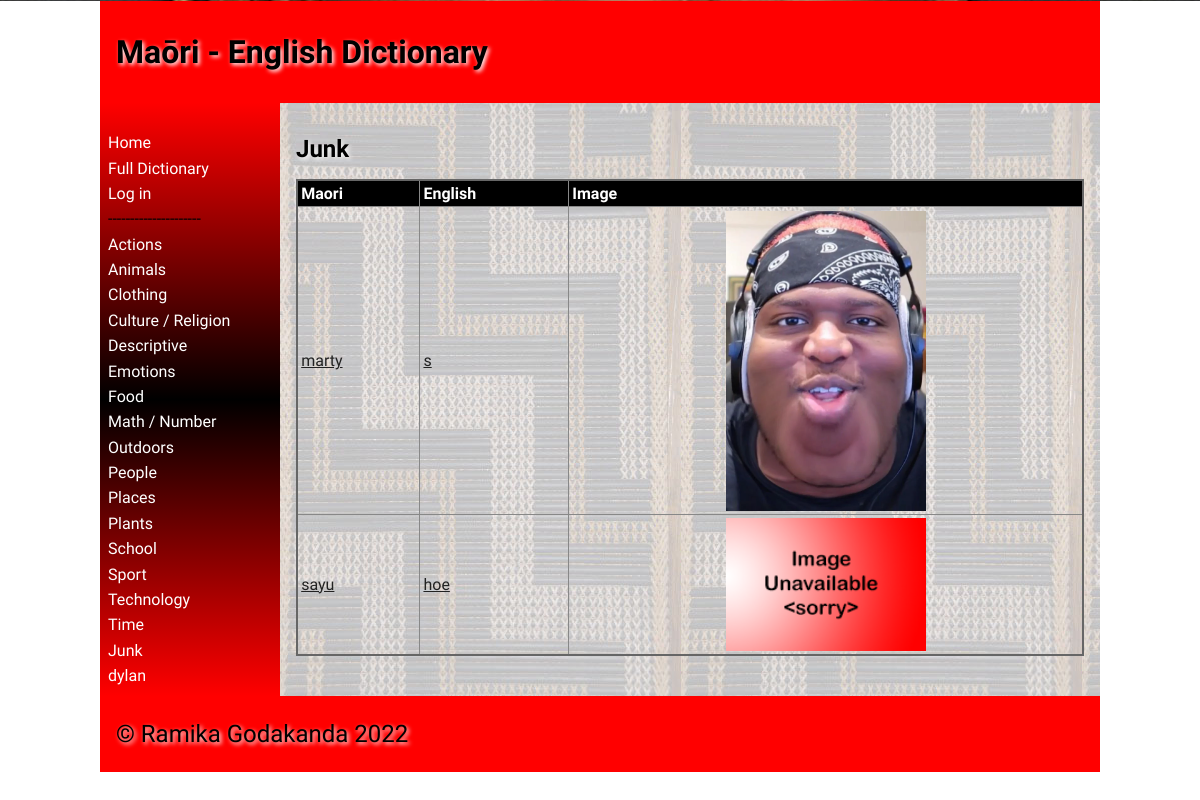
Page /category/21 on the earlier database version.
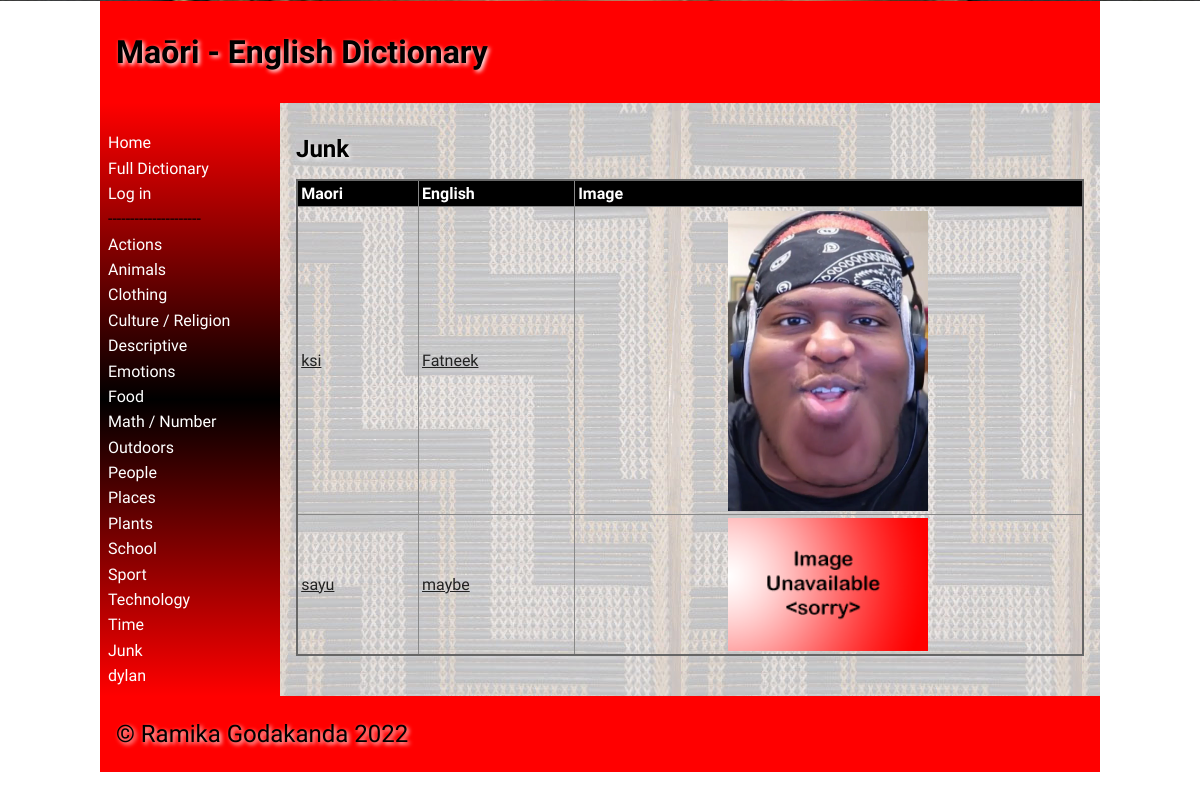
Same page on the later database version.
### tables this page shows
CREATE TABLE "categories" (
	id integer PRIMARY KEY AUTOINCREMENT,
	category_names varchar
, user_created boolean);

CREATE TABLE "words"
(
	id integer
		primary key autoincrement,
	user_id integer not null
		constraint words_user_details_id_fk
			references user_details,
	category_id integer,
	maori varchar,
	english varchar,
	definition varchar,
	level integer,
	timestamp datetime,
	image varchar
);

### app.py (the view)
@app.route('/category/<cat_id>')
def render_category(cat_id):
    con = create_connection(DB_NAME)
    cur = con.cursor()
    query = "SELECT id, category_names, user_created FROM categories WHERE id = ?"
    cur.execute(query, (cat_id,))
    fetched_categories = cur.fetchall()
    cur = con.cursor()
    query = "SELECT * FROM words WHERE category_id = ?"
    cur.execute(query, (cat_id,))
    fetched_words = cur.fetchall()
    con.close()
    return render_template('category.html', logged_in=is_logged_in(), category_list=category_list(),
                           category_data=fetched_categories, category_words=fetched_words,
                           teacher_perms=is_teacher())

### app.py (called while the page is built)
def create_connection(db_file):
    try:
        connection = sqlite3.connect(db_file)
        connection.execute('pragma foreign_keys=ON')
        return connection
    except Error as e:
        print(e)
    return None

def is_logged_in():
    if session.get("email") is None:
        print("Not logged in")
        return False
    else:
        print("Logged in")
        return True

def is_teacher():
    if not is_logged_in() or (session.get("teacher") is (None or 0)):
        print("Not teacher logged in")
        return False
    else:
        print("Teacher logged in")
        return True

def category_list():
    con = create_connection(DB_NAME)
    cur = con.cursor()
    query = "SELECT * FROM categories"
    cur.execute(query)
    queried_categories = cur.fetchall()
    con.close()
    return queried_categories

### templates/category.html (shortened to what this page needs)
{% extends 'base.html' %}
{% block main %}
<table class="table">
    <h2>{{ category_data[0][1] }}
    </h2>
    <thead>
        <tr>
            <th>Maori</th>
            <th>English</th>
            <th>Image</th>
        </tr>
    </thead>
    <tbody>
    {% for category_word in category_words %}
    <tr>
        <td><a href="/word/{{ category_word [0] }}">{{ category_word[3] }}</a></td>
        <td><a href="/word/{{ category_word [0] }}">{{ category_word[4] }}</a></td>
        <td><img src="/static/images/{{ category_word [8] }}"></td>
    </tr>
    {% endfor %}
    </tbody>
</table>
{% endblock %}

### templates/base.html (shortened to what this page needs)
<!doctype html>
<html lang="en">
<head>
    <link href="{{ url_for('static', filename='css/style.css') }}" rel="stylesheet">
</head>
<body>
<div id="container">
    <header>
        <h1>Maōri - English Dictionary</h1>
    </header>
    <nav>
        <ul>
            <li><a href="\">Home</a></li>
            <li><a href="/full_dictionary">Full Dictionary</a></li>
            {% if logged_in %}
                {% if teacher_perms %}
                    <li><a href="/add_category">Add Category</a></li>
                    <li><a href="/add_word">Add Word</a></li>
                {% endif %}
                <a href="/logout">Log out</a>
            {% else %}
                <li><a href="/login">Log in</a></li>
            {% endif %}
        <li>---------------------</li>
            {% for category in category_list %}
            <li><a href="/category/{{ category[0] }}">{{ category[1] }}</a></li>
            {% endfor %}
        </ul>
    </nav>
    <main>
        {% block main%}{% endblock %}
    </main>
    <footer>
        <p>
            &copy; Ramika Godakanda 2022
        </p>
    </footer>
</div>
</body>
</html>

### static/css/style.css (style rules this page uses)
* { font-family: Comfortaa, sans-serif; margin: 0; padding: 0; box-sizing: border-box; }
#container { display: grid; grid-template-columns: 75px auto; grid-template-areas: 'nav header' 'main main' 'footer footer'; }
header { grid-area: header; background-color: #f00; padding: 1rem; }
nav { grid-area: nav; }
main { grid-area: main; padding: 1rem; background-color: #edd; }
h1, h2, h3, h4 { padding: 1rem 0; font-family: 'Suez One', serif; color: #000; text-shadow: 2px 2px 4px #fff; }
p { padding: 0.5rem 0; }
a { color: #222; }
img { width: 100%; }
table { width: 100%; border: 2px solid #666; border-collapse: collapse; }
img { display: block; margin-left: auto; margin-right: auto; height: auto; width:200px; }
th, td { border: 1px solid #888; padding: 0.2rem; text-align: left; }
th { background-color: #000; color: #fff; }
footer { grid-area: footer; padding: 1rem; background-color: #f00; }
footer p { color: #000; text-shadow: 2px 2px 4px #fff; font-size: 1.5rem; }
@media only screen and (min-width: 768px) { #container { grid-template-columns: 180px auto; grid-template-areas: 'header header' 'nav main' 'footer footer'; } }
@media only screen and (min-width: 768px) { nav { background: linear-gradient(180deg, rgba(255,0,0,1) 0%, rgba(0, 0, 0, 1) 50%, rgba(255,0,0,1) 100%); padding: 0.5rem; } }
@media only screen and (min-width: 768px) { nav ul { list-style: none; } }
@media only screen and (min-width: 768px) { nav li { padding: 0.2rem 0; } }
@media only screen and (min-width: 768px) { nav a { color: #fff; text-decoration: none; } }
@media only screen and (min-width: 768px) { main { background-image: url('poutama.jpg'); } }
@media only screen and (min-width: 1000px) { #container { width: 1000px; margin: auto; } }

Differences in the rows shown:
changed words: maori "marty" → "ksi"; english "s" → "Fatneek"
changed words "sayu": english "hoe" → "maybe"
